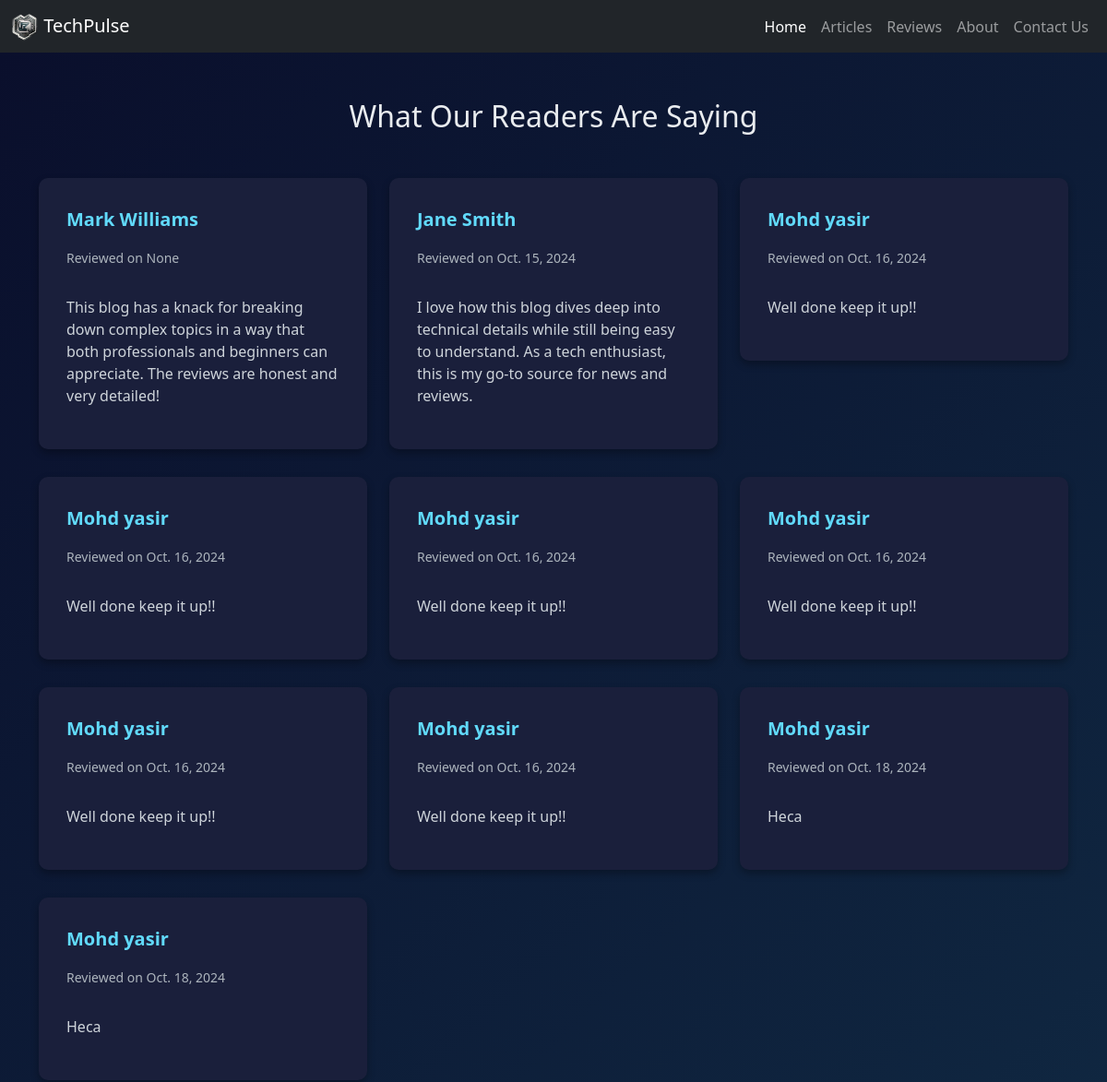
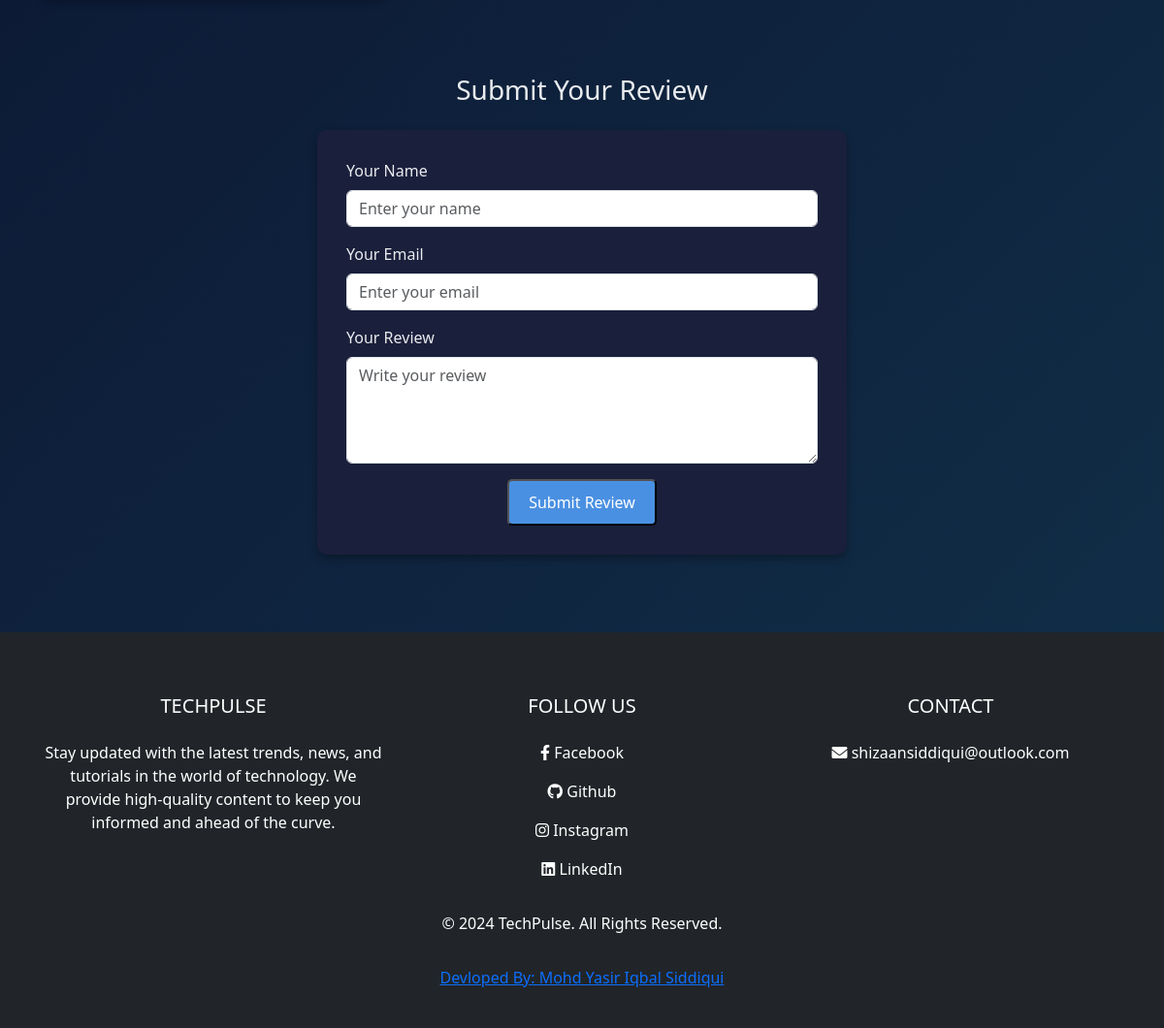
/review/, run on an earlier commit of the app's database (2 pictures, top to bottom).
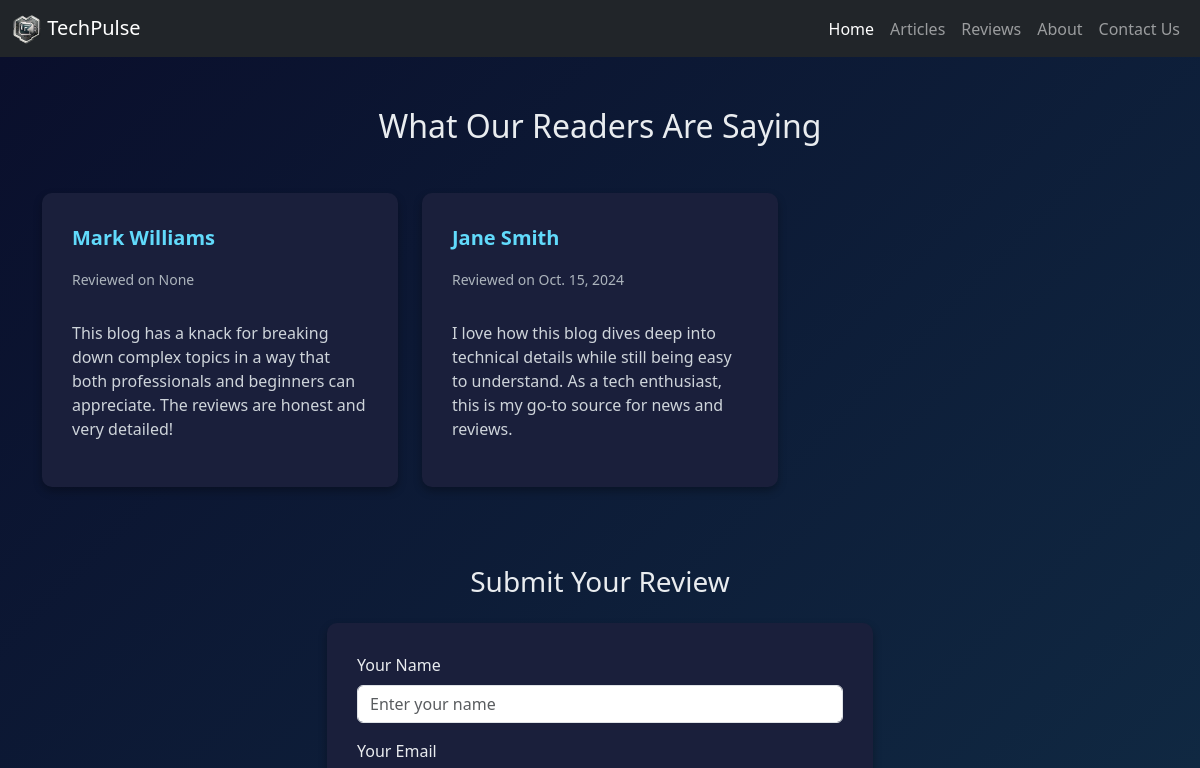
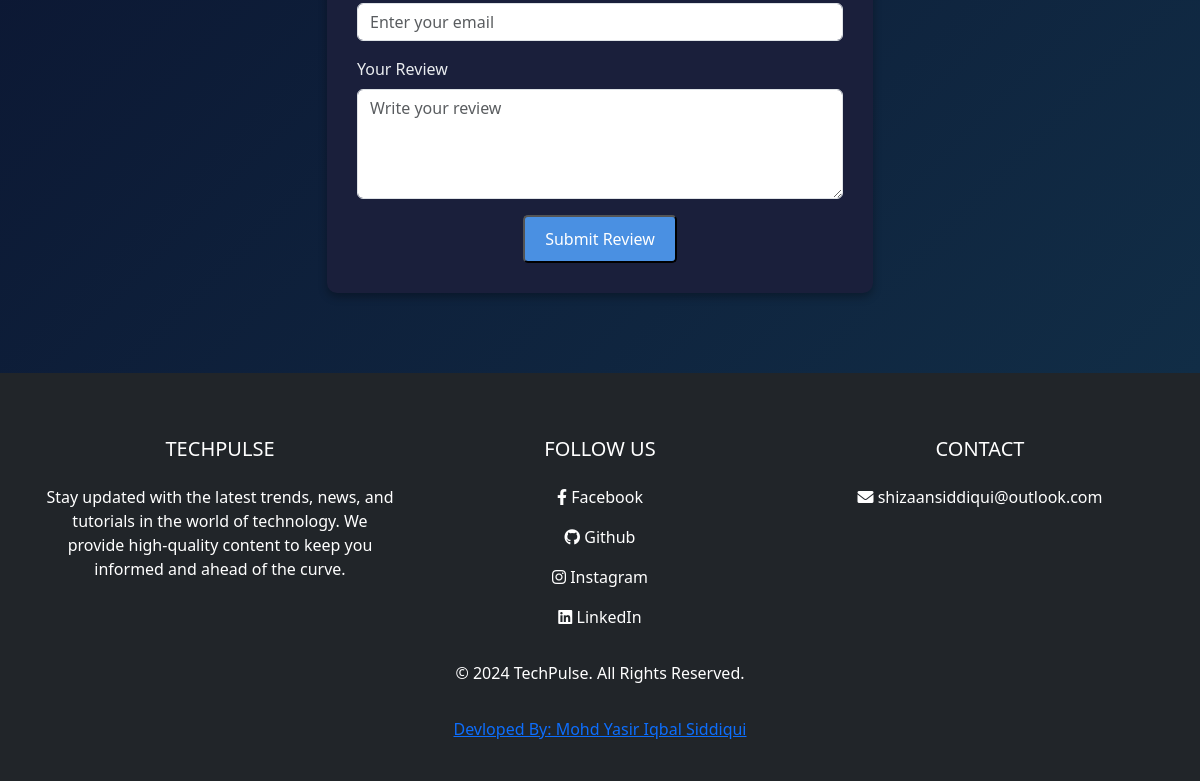
And on a later commit of the database (2 pictures, top to bottom).
### user/models.py (models this page shows, shortened)
class review(models.Model):
    name = models.CharField(max_length=50, null=True)
    email = models.EmailField(max_length=50, null=True)
    feedback = models.TextField(null=True)
    date = models.DateField(auto_now_add=True)

### user/views.py (the view, shortened to what this page needs)
# urls.py: path('review/', views.review1,name='review'),
def review1(request):
    rev = review.objects.all()
    return render(request,'review.html',{'rev': rev})

### templates/review.html (shortened to what this page needs)
{% extends "base.html" %}
  {% block content %}
  <link href="https://cdn.jsdelivr.net/npm/bootstrap@5.3.0-alpha1/dist/css/bootstrap.min.css" rel="stylesheet">
</head>
<body>
  <section class="review-section">
    <div class="container">
      <h2 class="text-center mb-5">What Our Readers Are Saying</h2>
      <div class="row">
        {% for rev in rev %}
        <div class="col-md-4">
          <div class="review-card">
            <div class="d-flex justify-content-between">
              <div>
                <p class="reviewer-name">{{rev.name}}</p>
                <p class="review-date">Reviewed on {{rev.date}}</p>
              </div>
            </div>
            <p class="review-content">{{rev.feedback|truncatewords:50}}</p>
          </div>
        </div>
        {% endfor %}
      </div>
      <h3 class="text-center mt-5">Submit Your Review</h3>
      <div class="row justify-content-center mt-4">
        <div class="col-md-6">
          <div class="review-card">
            <form method="post" enctype="multipart/form-data">
              <div class="mb-3">
                <label for="reviewerName" class="form-label">Your Name</label>
                <input type="text" class="form-control" id="reviewerName" placeholder="Enter your name" name="name">
              </div>
              <div class="mb-3">
                <label for="reviewerEmail" class="form-label">Your Email</label>
                <input type="email" class="form-control" id="reviewerEmail" placeholder="Enter your email" name="email">
              </div>
              <div class="mb-3">
                <label for="reviewContent" class="form-label">Your Review</label>
                <textarea class="form-control" id="reviewContent" rows="4" placeholder="Write your review" name="feedback"></textarea>
              </div>
              <div class="text-center">
                <button type="submit" class="add-review-btn" value="save">Submit Review</button>
              </div>
            </form>
          </div>
        </div>
      </div>
    </div>
  </section>
 {% endblock %}

### templates/base.html (shortened to what this page needs)
{% load static %}
<!DOCTYPE html>
<html lang="en">
<head>
    <link href="https://cdn.jsdelivr.net/npm/bootstrap@5.3.0-alpha1/dist/css/bootstrap.min.css" rel="stylesheet">
</head>
<body>
    <nav class="navbar navbar-expand-lg navbar-dark bg-dark">
        <div class="container-fluid">
            <a class="navbar-brand" href="{% url 'home' %}">
                <img src="{% static 'images/logo.png' %}" alt="Tech Blog Logo" width="30" height="30" class="d-inline-block align-text-top">
                TechPulse
            </a>
            <div class="collapse navbar-collapse" id="navbarNav">
                <ul class="navbar-nav ms-auto">
                    <li class="nav-item">
                        <a class="nav-link active" aria-current="page" href="{% url 'home' %}">Home</a>
                    </li>
                    <li class="nav-item">
                        <a class="nav-link" href="{% url 'articles' %}">Articles</a>
                    </li>
                    <li class="nav-item">
                        <a class="nav-link" href="{% url 'review' %}">Reviews</a>
                    </li>
                    <li class="nav-item">
                        <a class="nav-link" href="{% url 'about' %}">About</a>
                    </li>
                    <li class="nav-item">
                        <a class="nav-link" href="{% url 'contact' %}">Contact Us</a>
                    </li>
                </ul>
            </div>
        </div>
    </nav>
    {% block content %}
    {% endblock  %}
    <link href="https://cdnjs.cloudflare.com/ajax/libs/font-awesome/6.0.0-beta3/css/all.min.css" rel="stylesheet">
        <link href="https://cdn.jsdelivr.net/npm/bootstrap@5.3.0-alpha1/dist/css/bootstrap.min.css" rel="stylesheet">
        <link href="https://cdnjs.cloudflare.com/ajax/libs/font-awesome/6.0.0-beta3/css/all.min.css" rel="stylesheet">
    <footer class="bg-dark text-white pt-5 pb-4">
      <div class="container text-center text-md-left">
        <div class="row text-center text-md-left">
          <div class="col-md-4 col-lg-4 col-xl-4 mx-auto mt-3">
            <h5 class="text-uppercase mb-4 font-weight-bold">TechPulse</h5>
            <p>
              Stay updated with the latest trends, news, and tutorials in the world of technology. We provide high-quality content to keep you informed and ahead of the curve.
            </p>
          </div>
          <div class="col-md-4 col-lg-4 col-xl-4 mx-auto mt-3">
            <h5 class="text-uppercase mb-4 font-weight-bold">Follow Us</h5>
            <p>
              <a href="https://www.facebook.com/Mrshizuu0235" class="text-white" style="text-decoration: none;">
                <i class="fab fa-facebook-f"></i> Facebook
              </a>
            </p>
            <p>
              <a href="https://github.com/cyber-dioxide6" class="text-white" style="text-decoration: none;">
                <i class="fab fa-github"></i> Github
              </a>
            </p>
            <p>
              <a href="https://www.instagram.com/useless_guy4u/" class="text-white" style="text-decoration: none;">
                <i class="fab fa-instagram"></i> Instagram
              </a>
            </p>
            <p>
              <a href="https://www.linkedin.com/in/mohd-yasir-iqbal-siddiqui-364914234/" class="text-white" style="text-decoration: none;">
                <i class="fab fa-linkedin"></i> LinkedIn
              </a>
            </p>
          </div>
          <div class="col-md-4 col-lg-4 col-xl-4 mx-auto mt-3">
            <h5 class="text-uppercase mb-4 font-weight-bold">Contact</h5>
              <i class="fas fa-envelope mr-3"></i> shizaansiddiqui@outlook.com
          </div>
        </div>
        <div class="row mt-3">
          <div class="col-md-12 text-center">
            <p>&copy; 2024 TechPulse. All Rights Reserved.</p>
          </div>
        </div>
        <div class="row mt-3">
            <div class="col-md-12 text-center">
              <p> <a href="https://sizan.pythonanywhere.com/">Devloped By: Mohd Yasir Iqbal Siddiqui</p></a>
            </div>
          </div>
      </div>
    </footer>
</body>
</html>

### templates/review.html (style rules this page uses)
.review-section { background-color: #0a0f2c; background-image: linear-gradient(135deg, #0a0f2c 0%, #112d46 100%); padding: 50px 0; color: #e9ecef; }
.review-card { border: none; background-color: #1a1f3b; border-radius: 10px; box-shadow: 0 4px 8px rgba(0, 0, 0, 0.3); padding: 30px; margin-bottom: 30px; }
.reviewer-name { font-weight: bold; font-size: 20px; color: #61dafb; }
.review-date { font-size: 14px; color: #adb5bd; }
.review-content { font-size: 16px; color: #ced4da; margin-top: 15px; }
.add-review-btn { background-color: #4a90e2; color: #fff; padding: 10px 20px; font-size: 16px; border-radius: 5px; transition: background-color 0.3s ease; }

What changed in the data, as far as the page shows it:
removed review: name "Mohd yasir", date "Oct. 16, 2024", feedback "Well done keep it up!!"
removed review: name "Mohd yasir", date "Oct. 16, 2024", feedback "Well done keep it up!!"
removed review: name "Mohd yasir", date "Oct. 16, 2024", feedback "Well done keep it up!!"
removed review: name "Mohd yasir", date "Oct. 16, 2024", feedback "Well done keep it up!!"
removed review: name "Mohd yasir", date "Oct. 16, 2024", feedback "Well done keep it up!!"
removed review: name "Mohd yasir", date "Oct. 16, 2024", feedback "Well done keep it up!!"
removed review: name "Mohd yasir", date "Oct. 18, 2024", feedback "Heca"
removed review: name "Mohd yasir", date "Oct. 18, 2024", feedback "Heca"
